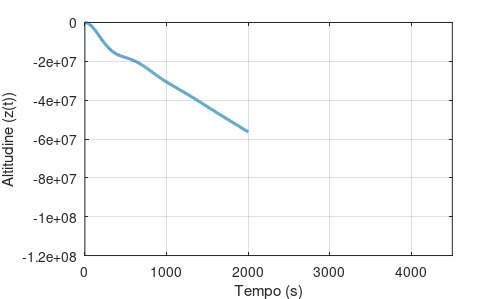

Write the MATLAB code that produced this figure.
% Define system matrices
A = [-0.00643 0.0253 0 -32.174 0;
     -0.0941 -0.624 820.02 0 0;
     -0.0002021 -0.001398 -0.8418 0 0;
     0 0 1 0 0;
     0 -1 0 830 0];

B = [0; -32.7; -2.073; 0; 0];
C = [0 0 0 0 1];
D = 0;

% Create state-space system
sys = ss(A, B, C, D);

%PDF_IMPULSE Given a state space system saves a pdf of its step
%response
[y,t] = step(sys);


% --- Time-Domain Impulse Response ---
h = figure;
plot(t,  squeeze(y), 'LineWidth',2);
%fontsize(12,"points");
xlabel('Tempo (s)');
ylabel('Altitudine (z(t))')
grid on;

axis([0 4500 -120000000 0])

set(h,'Position', [0 0 500 300]);
set(h,'Units','Inches');
pos = get(h,'Position');
set(h,'PaperPositionMode','Auto','PaperUnits','Inches','PaperSize',[pos(3), pos(4)])
print(h,'output','-dpdf','-r0')